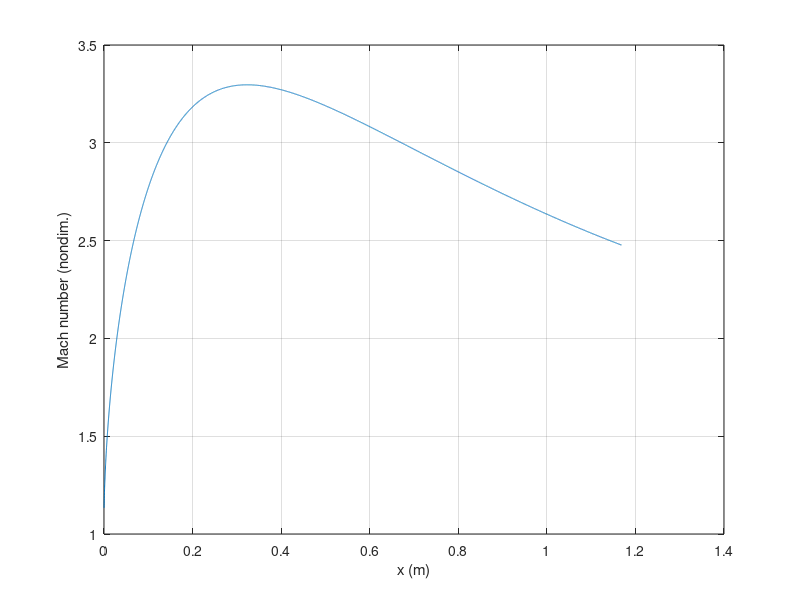
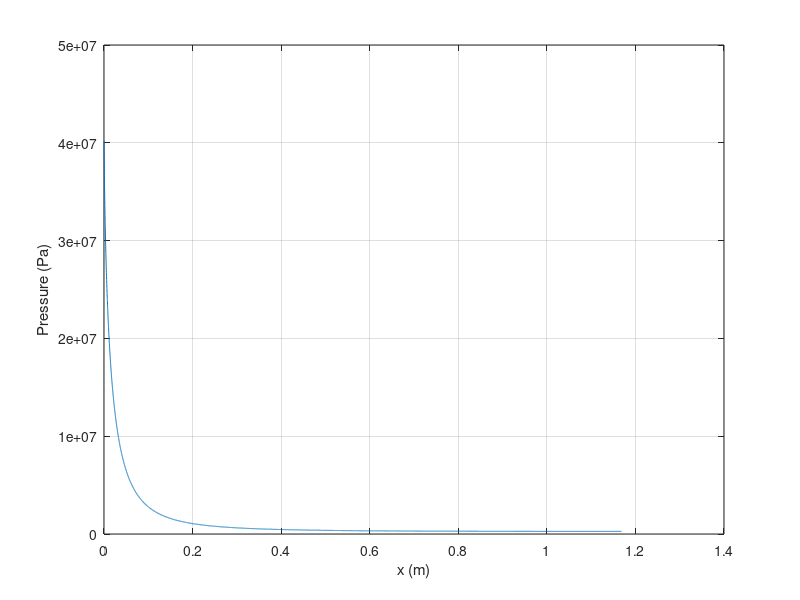
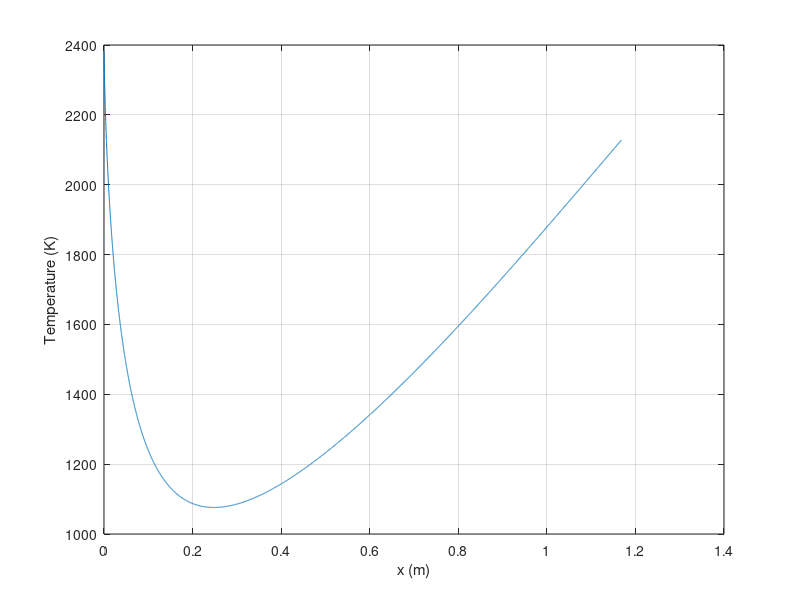

MATLAB code for these plots, in order:
% Analysis of RL10 rocket engine bell nozzle with varying flow types

% assume: calorically perfect gas (constant ratio of specific heats)
% const molecular weight of gas
% no injected gases
% no internal drag

clear
%polynomial fit for post-throat area:
%will be looped later
x = 0.0001;
radius = 0.1011*x^3 - 0.3837*x^2 + 0.6787*x + 0.0604;

%--------------------
gamma = 1.4;

f = 0.005;
%f = 0;
%assume dT_0 = some number(play with this number)
dT_0 = 0.15;
%dT_0 = 0;

P_i0 = 50101325;
P_0 = P_i0;
T_i0 = 3000;
T_0 = T_i0;

%start analysis at choked flow at throat
M = 1.01;
m2 = M^2;

P = P_0*((1+((gamma-1)/2)*M^2)^((1-gamma)/gamma));
T = T_0*((1+((gamma-1)/2)*M^2)^(-1));

%---------------------
%throat
r_initial = 0.0604;
D_initial = 2*r_initial;
A_prev = pi*(D_initial^2)/4;
A_star = pi*(D_initial^2)/4;



T_list = [ ];
P_list = [ ];
M_list = [ ];
m2_list = [ ];

dx = 0.0001;

i = 0;
for x = 0.0001:0.0001:1.1685
    i = i+1;

    r = 0.1011*x^3 - 0.3837*x^2 + 0.6787*x + 0.0604;
    D = 2*r;
    A = pi*(D^2)/4;
    
    T_0 = T_0 + dT_0;
    
    %dA = A - A_prev;
    dA = 2*pi*r*(0.3033*x^2 - 0.7674*x + 0.6787)*dx;
    
    chi = (1 + ((gamma-1)/2)*M^2);
    
    Z = 1 - M^2;

    
    dm2_over_m2 = ((-2*chi*dA)/(Z*A)) + (((1 + gamma*M^2)*chi*dT_0)/(Z*T_0)) + (((gamma*M^2)*chi*(4*f*dx))/(Z*D));
    
    dm2 = dm2_over_m2*M^2;
    
    %-----------now do dP/P-------------
    
    dP_over_P = (((gamma*M^2)*dA)/(Z*A)) - ((gamma*M^2)*chi*dT_0/(Z*T_0)) - (((gamma*M^2)*(1 + (gamma - 1)*M^2)*4*f*dx)/(2*(Z)*D));
    
    dP = dP_over_P*P;
    
    %-----------dT/T------------------
    
    dT_over_T = ((((gamma-1)*M^2)*dA)/(Z*A)) + (((1 - gamma*M^2)*chi*dT_0)/(Z*T_0)) - ((gamma*(gamma-1)*(M^4)*4*f*dx)/(2*(Z)*D));
    
    dT = dT_over_T*T;
    
    %-------------------------
    %A_prev = A;
    
    m2 = m2 + dm2;
    M = sqrt(m2);
    
    P = P + dP;
    
    T = T + dT;
    
    if i==1
        fprintf('dP at first run: %.6f',dP);
    end
    
    %append result
    m2_list = [m2_list m2];
    M_list = [M_list M];
    P_list = [P_list P];
    T_list = [T_list T];
end

x_list = 0.0001:0.0001:1.1685;

%M_list = real(M_list);
%P_list = real(P_list);
%T_list = real(T_list);

figure1 = figure;
axes1 = axes('Parent', figure1);
hold(axes1, 'on');
plot(x_list, M_list);
xlabel('x (m)');
ylabel('Mach number (nondim.)');
box(axes1,'on');
grid on

figure2 = figure;
axes2 = axes('Parent', figure2);
hold(axes2, 'on');
plot(x_list, P_list);
xlabel('x (m)');
ylabel('Pressure (Pa)');
box(axes2,'on');
grid on


figure3 = figure;
axes3 = axes('Parent', figure3);
hold(axes3, 'on');
plot(x_list, T_list);
xlabel('x (m)');
ylabel('Temperature (K)');
box(axes3,'on');
grid on


